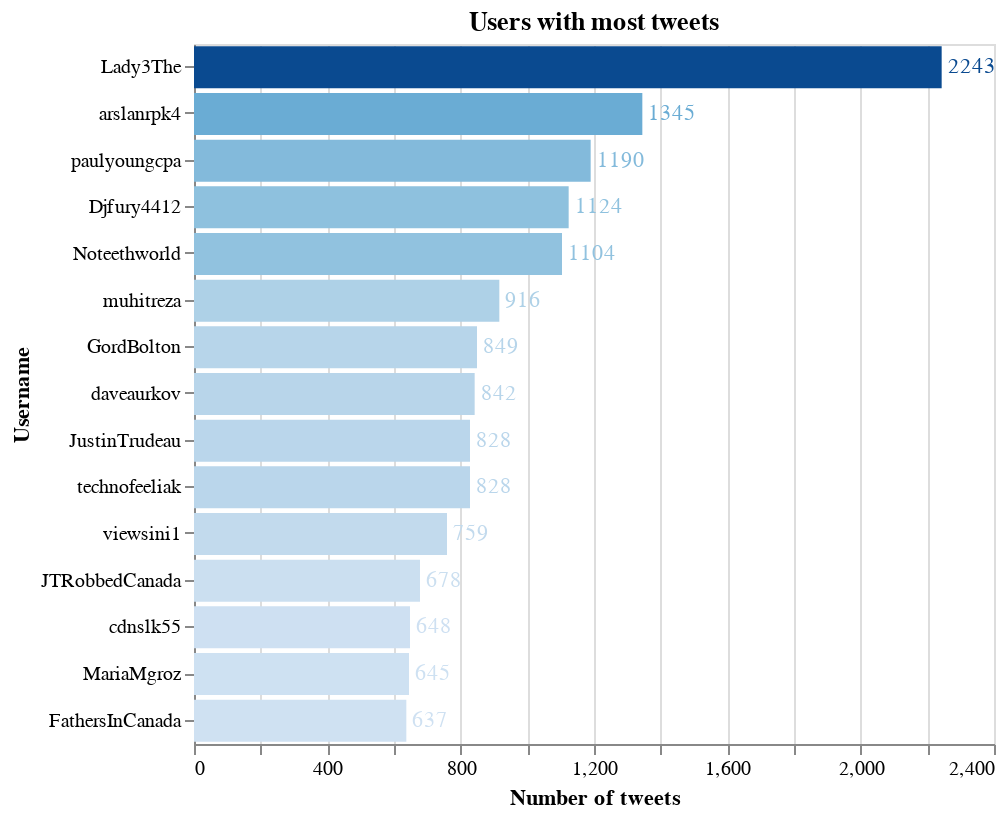

The code cell stored with this chart in its notebook:
### Markdown cell above
### Users with most tweets that mention/or are related with the official Canadian accounts

### Code cell
df_aux = pd.DataFrame(df_tot.groupby(['username'])['tweet'].count()).reset_index().sort_values(by=['tweet'], ascending=False).reset_index(drop=True)

bars = alt.Chart(df_aux[:15]).mark_bar().encode(
    x=alt.X('tweet', title="Number of tweets"),
    y=alt.Y('username', sort=list(df_aux['username'][:15]), title="Username"),
    color=alt.Color('tweet', legend=None)
).properties(
    title='Users with most tweets'
)

text = bars.mark_text(
    align='left',
    baseline='middle',
    dx=3  # Nudges text to right so it doesn't appear on top of the bar
).encode(
    text='tweet:Q'
)

(bars + text).properties(height=350)

### Figure 1 — Vega-Lite specification as saved in the notebook (floating-point values rounded to 4 significant figures)
{"$schema": "https://vega.github.io/schema/vega-lite/v4.8.1.json", "config": {"view": {"continuousHeight": 300, "continuousWidth": 400}}, "data": {"name": "data-4b2cd849c9397cd5f956c9e6199ac444"}, "datasets": {"data-4b2cd849c9397cd5f956c9e6199ac444": [{"tweet": 2243, "username": "Lady3The"}, {"tweet": 1345, "username": "arslanrpk4"}, {"tweet": 1190, "username": "paulyoungcpa"}, {"tweet": 1124, "username": "Djfury4412"}, {"tweet": 1104, "username": "Noteethworld"}, {"tweet": 916, "username": "muhitreza"}, {"tweet": 849, "username": "GordBolton"}, {"tweet": 842, "username": "daveaurkov"}, {"tweet": 828, "username": "JustinTrudeau"}, {"tweet": 828, "username": "technofeeliak"}, {"tweet": 759, "username": "viewsini1"}, {"tweet": 678, "username": "JTRobbedCanada"}, {"tweet": 648, "username": "cdnslk55"}, {"tweet": 645, "username": "MariaMgroz"}, {"tweet": 637, "username": "FathersInCanada"}]}, "height": 350, "layer": [{"encoding": {"color": {"field": "tweet", "legend": null, "type": "quantitative"}, "x": {"field": "tweet", "title": "Number of tweets", "type": "quantitative"}, "y": {"field": "username", "sort": ["Lady3The", "arslanrpk4", "paulyoungcpa", "Djfury4412", "Noteethworld", "muhitreza", "GordBolton", "daveaurkov", "JustinTrudeau", "technofeeliak", "viewsini1", "JTRobbedCanada", "cdnslk55", "MariaMgroz", "FathersInCanada"], "title": "Username", "type": "nominal"}}, "mark": "bar", "title": "Users with most tweets"}, {"encoding": {"color": {"field": "tweet", "legend": null, "type": "quantitative"}, "text": {"field": "tweet", "type": "quantitative"}, "x": {"field": "tweet", "title": "Number of tweets", "type": "quantitative"}, "y": {"field": "username", "sort": ["Lady3The", "arslanrpk4", "paulyoungcpa", "Djfury4412", "Noteethworld", "muhitreza", "GordBolton", "daveaurkov", "JustinTrudeau", "technofeeliak", "viewsini1", "JTRobbedCanada", "cdnslk55", "MariaMgroz", "FathersInCanada"], "title": "Username", "type": "nominal"}}, "mark": {"align": "left", "baseline": "middle", "dx": 3, "type": "text"}, "title": "Users with most tweets"}]}
